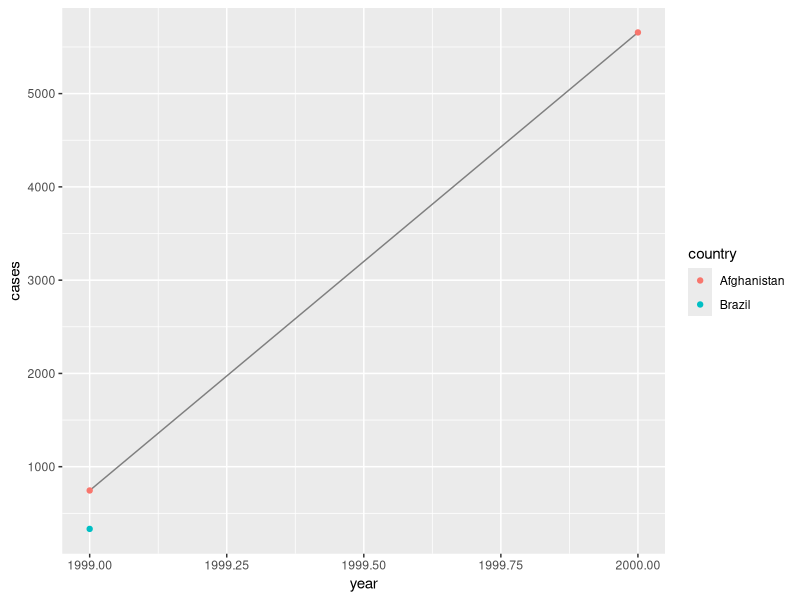

R code for this plot:
library(tidyverse)

#load up the example tables
table2 <- data.frame(country = c("Afghanistan","Afghanistan","Afghanistan","Afghanistan","Brazil","Brazil"), year = c(1999,1999,2000,2000,1999,1999), 
                     type = c("cases","population","cases","population","cases","population"), count = c(745,3423423424,5656,34545654445,333,435345354))
table4a <- data.frame(country = c("Afghanistan","Brazil","China"), "1999" = c(745,5656,333), "2000" = c(34534,23,345))
table4b <- data.frame(country = c("Afghanistan","Brazil","China"), "1999" = c(3423423424,34545654445,4353455354), "2000" = c(3423423424,34545654445,4353455354))

#excercise12.2.1
#2- compute rate from table 2
cases <- table2[which(table2$type == "cases"),]
pop <- table2[which(table2$type == "population"),]
combined <- inner_join(cases,pop, by=c("country","year"))
rates <- mutate(combined, rate = (count.x / count.y) * 10000)

#computer for table 4a and 4b
combined <- inner_join(table4a,table4b, by=c("country"))
rates <- mutate(combined, rate1999 = (X1999.x / X1999.y) * 10000, rate2000 = (X2000.x / X2000.y) * 10000)

#3 plot the chart using table2
new <- spread(table2, key="type", value = "count")
new <- mutate(new, rate = cases / population * 10000)
library(ggplot2)
ggplot(new, aes(year, cases)) + 
  geom_line(aes(group = country), colour = "grey50") + 
  geom_point(aes(colour = country))
